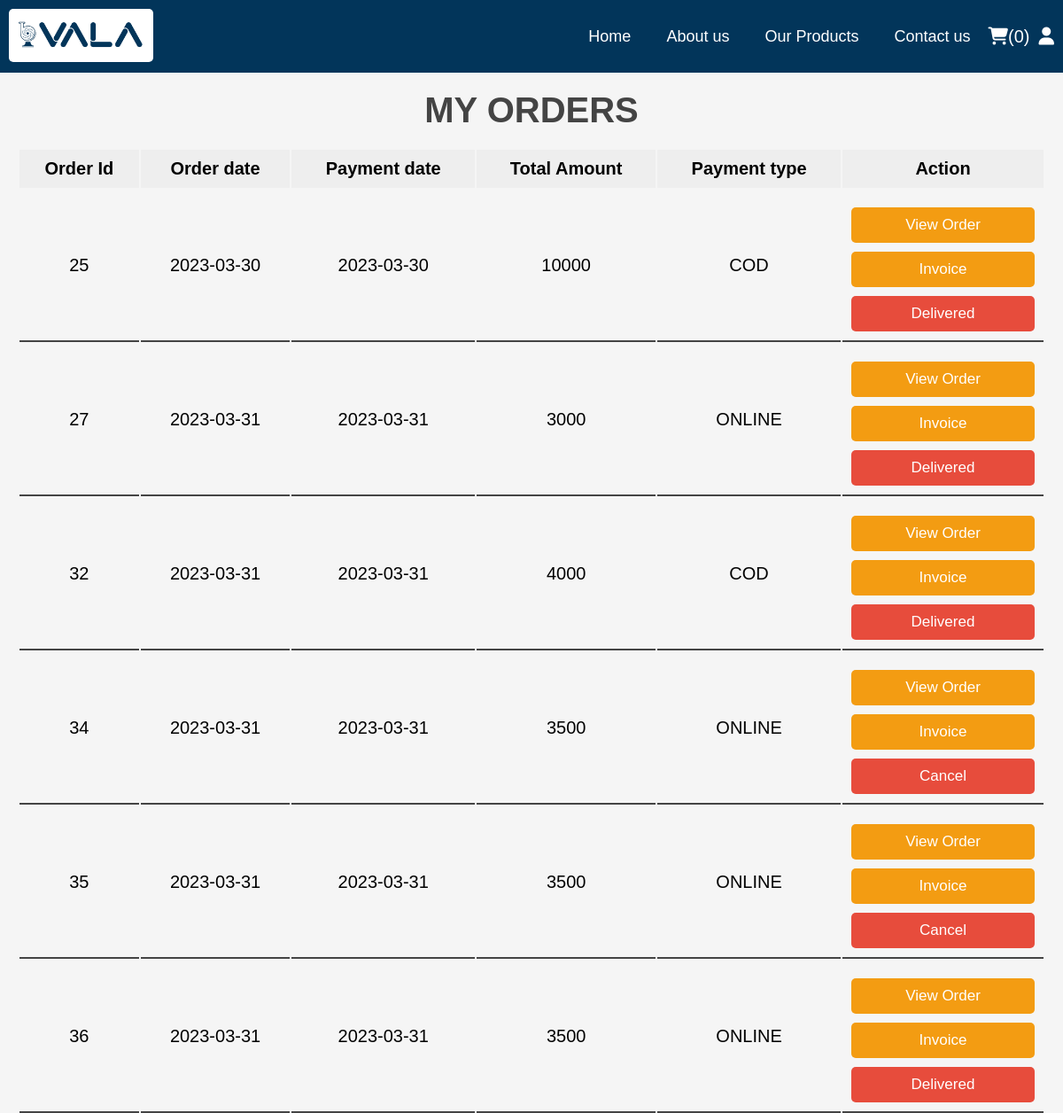
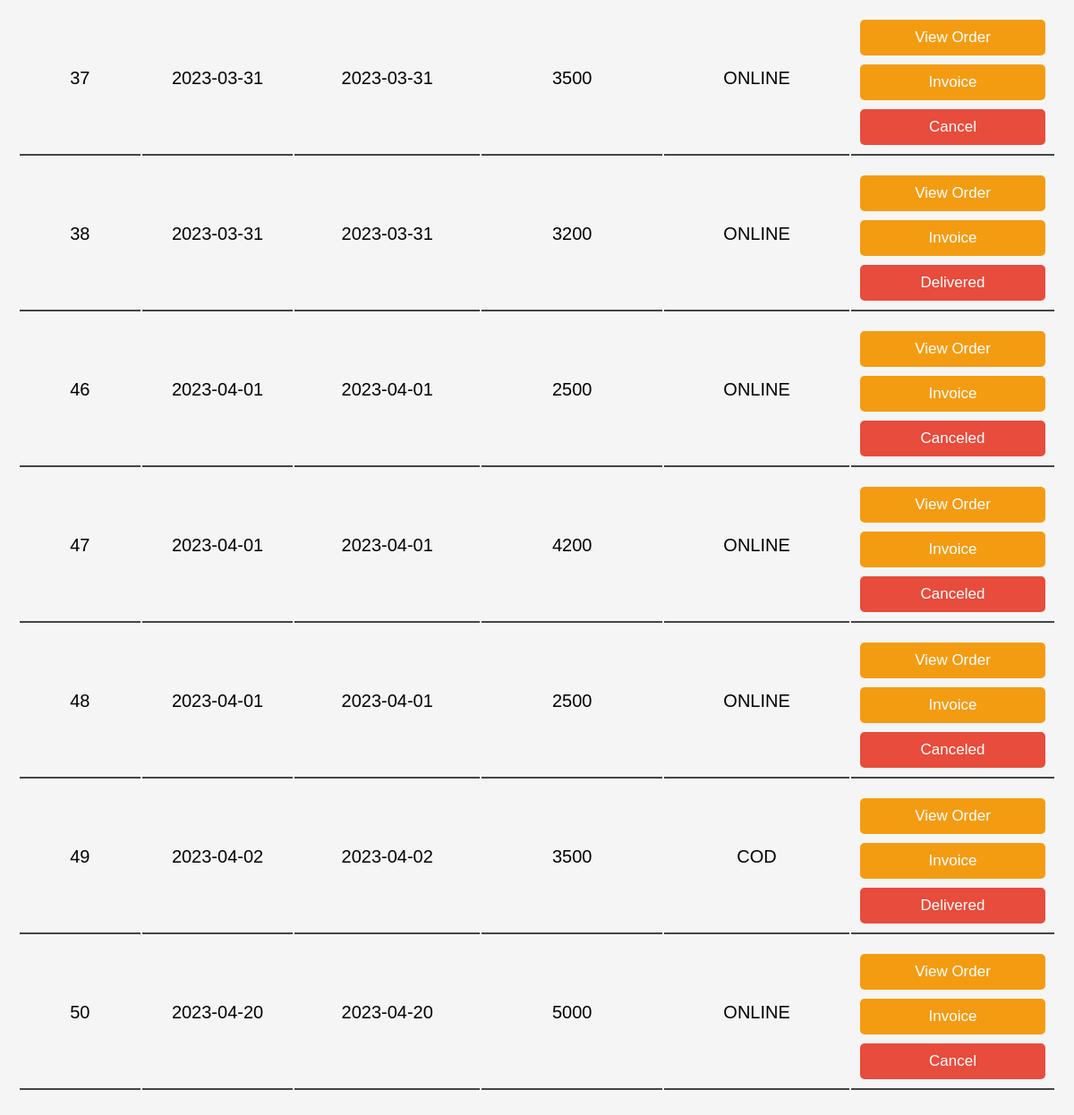
The app's page /my_order.php (signed in) with its own data (2 pictures, top to bottom).
### tables this page shows
CREATE TABLE `sales` (
  `sales_id` int(11) NOT NULL,
  `Is_cancel` tinyint(1) DEFAULT 0,
  `sale_date` date NOT NULL,
  `total_amt` float NOT NULL,
  `payment_date` date NOT NULL,
  `d_address` varchar(150) NOT NULL,
  `d_status` tinyint(4) NOT NULL DEFAULT 0,
  `payment_type` varchar(10) NOT NULL,
  `user_id` int(11) NOT NULL
);

### my_order.php (the view, shortened to what this page needs)
<?php
include 'config.php';
include 'navbar.php';
$user_id=$_SESSION['User'];
?>
<!DOCTYPE html>
<html lang="en">
<head>
   <link rel="stylesheet" href="https://cdnjs.cloudflare.com/ajax/libs/font-awesome/6.1.1/css/all.min.css">
   <link rel="stylesheet" href="css/admin_style.css">
</head>
<body>
<section class="show-products">
   <h1 class="heading">My Orders</h1>
   <div class="product-display">
      <?php
      $select = mysqli_query($conn,"SELECT * FROM sales WHERE user_id='$user_id'");
      ?>
      <table class="product-display-table">
         <thead>
            <tr>
               <th>Order Id</th>
               <th>Order date</th>
               <th>Payment date</th>
               <th>Total Amount</th>
               <th>Payment type</th>
               <th>Action</th>
            </tr>
         </thead>
         <tbody>
            <?php
            $num = mysqli_num_rows($select);
            if($num>0){
               while($row = mysqli_fetch_assoc($select)){?>
                  <tr>
                     <td><?php echo $row['sales_id']; ?></td>
                     <td><?php echo $row['sale_date']; ?></td>
                     <td><?php echo $row['payment_date']; ?></td>
                     <td><?php echo $row['total_amt']; ?></td>
                     <td><?php echo $row['payment_type']; ?></td>
                     <td>
                     <button onclick="window.location.href = 'my_order1.php?id=<?php echo $row['sales_id']; ?>';" name="submit" class="option-btn">View Order</button>
                     <button onclick="window.location.href = 'invoice.php?id=<?php echo $row['sales_id']; ?>';" name="submit" class="option-btn">Invoice</button>
                        <?php
                        if ($row['d_status'] == 1) {
                           echo "<p class='delete-btn' style='cursor : default;'>Delivered</p>";
                        }elseif($row['Is_cancel']==1){
                        echo "<p class='delete-btn' style='cursor : default;'>Canceled</p>";
                        }
                        else{
                           echo '<a href="my_order.php?cancel=' . $row['sales_id'] . '" class="delete-btn" onclick="return confirm(\'Are You sure you want to cancel this order?\');">Cancel</a>';
                        }
                        ?>
                     </td>
               </tr>
         <?php }
            }
            else{
               echo '<p class="empty">No purchase detail available!</p>';
            }?>
         </tbody>
   </div>
</section>
</body>
</html>

### css/admin_style.css (style rules this page uses)
:root { --main-color:#2980b9; --orange:#f39c12; --red:#e74c3c; --black:#444; --white:#fff; --light-color:#777; --light-bg:#f5f5f5; --border:.2rem solid var(--black); --box-shadow:0 .5rem 1rem rgba(0,0,0,.1); --bg-color:#eee; }
* { font-family: 'Nunito', sans-serif; margin:0; padding:0; box-sizing: border-box; outline: none; border:none; text-decoration: none; }
html { font-size: 62.5%; overflow-x: hidden; }
body { background-color: var(--light-bg); }
section { padding:2rem; max-width: 1200px; margin:0 auto; }
.heading { font-size: 4rem; color:var(--black); margin-bottom: 2rem; text-align: center; text-transform: uppercase; }
.btn, .delete-btn, .option-btn { display: block; width: 100%; margin-top: 1rem; border-radius: .5rem; padding:1rem 3rem; font-size: 1.7rem; text-transform: capitalize; color:var(--white); cursor: pointer; text-align: center; }
.option-btn { background-color: var(--orange); }
.delete-btn { background-color: var(--red); }
.product-display { margin:2rem 0; }
.product-display .product-display-table { width: 100%; text-align: center; }
.product-display .product-display-table thead { background: var(--bg-color); }
.product-display .product-display-table th { padding:1rem; font-size: 2rem; }
.product-display .product-display-table td { padding:1rem; font-size: 2rem; border-bottom: var(--border); }

### navbar.php (style rules this page uses)
body { margin: 0; font-family: Arial, Helvetica, sans-serif; }

### records on screen
sales: sales_id "25", sale_date "2023-03-30", payment_date "2023-03-30", total_amt "10000", payment_type "COD", d_status "Delivered"
sales: sales_id "27", sale_date "2023-03-31", payment_date "2023-03-31", total_amt "3000", payment_type "ONLINE", d_status "Delivered"
sales: sales_id "32", sale_date "2023-03-31", payment_date "2023-03-31", total_amt "4000", payment_type "COD", d_status "Delivered"
sales: sales_id "34", sale_date "2023-03-31", payment_date "2023-03-31", total_amt "3500", payment_type "ONLINE"
sales: sales_id "35", sale_date "2023-03-31", payment_date "2023-03-31", total_amt "3500", payment_type "ONLINE"
sales: sales_id "36", sale_date "2023-03-31", payment_date "2023-03-31", total_amt "3500", payment_type "ONLINE", d_status "Delivered"
sales: sales_id "37", sale_date "2023-03-31", payment_date "2023-03-31", total_amt "3500", payment_type "ONLINE"
sales: sales_id "38", sale_date "2023-03-31", payment_date "2023-03-31", total_amt "3200", payment_type "ONLINE", d_status "Delivered"
sales: sales_id "46", sale_date "2023-04-01", payment_date "2023-04-01", total_amt "2500", payment_type "ONLINE", d_status "Canceled"
sales: sales_id "47", sale_date "2023-04-01", payment_date "2023-04-01", total_amt "4200", payment_type "ONLINE", d_status "Canceled"
sales: sales_id "48", sale_date "2023-04-01", payment_date "2023-04-01", total_amt "2500", payment_type "ONLINE", d_status "Canceled"
sales: sales_id "49", sale_date "2023-04-02", payment_date "2023-04-02", total_amt "3500", payment_type "COD", d_status "Delivered"
sales: sales_id "50", sale_date "2023-04-20", payment_date "2023-04-20", total_amt "5000", payment_type "ONLINE"

### other values on screen
$count "0"
